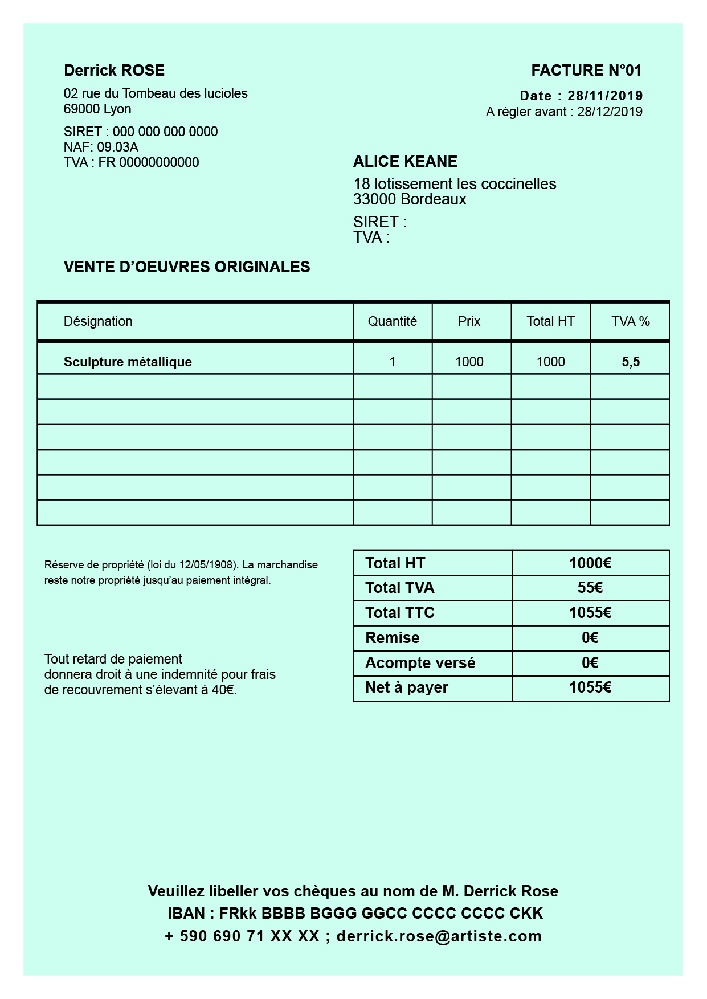
#> input picture images/FACTURE-ARTFORDPLUS_N1-1.jpg, 707 x 999 px, shrunk from 1241 x 1754 before the run
$ python -i ocr_fallback.py   (imports and definitions only)
#> lines starting #> are read from the running program, lines starting #| are printed output that depends on the picture; after the words box and inside, x2 and y2 are one past the last pixel; in counts of white or black regions, pixels touching at a corner belong together

def simple_ocr_fallback(image_path):
    """
    Fallback OCR simple quand Tesseract ne fonctionne pas
    """
#> called with image_path = '../images/FACTURE-ARTFORDPLUS_N1-1.jpg'
    try:
        import cv2
        import numpy as np
        from PIL import Image, ImageDraw, ImageFont

        # Charger l'image
        image = cv2.imread(image_path)
#> image is the input picture: shape (999, 707, 3); mean B, G, R 229.3, 241.4, 199.5
        if image is None:
            return ["Image non lisible"], [0.0]

        # Conversion en niveaux de gris
        gray = cv2.cvtColor(image, cv2.COLOR_BGR2GRAY)
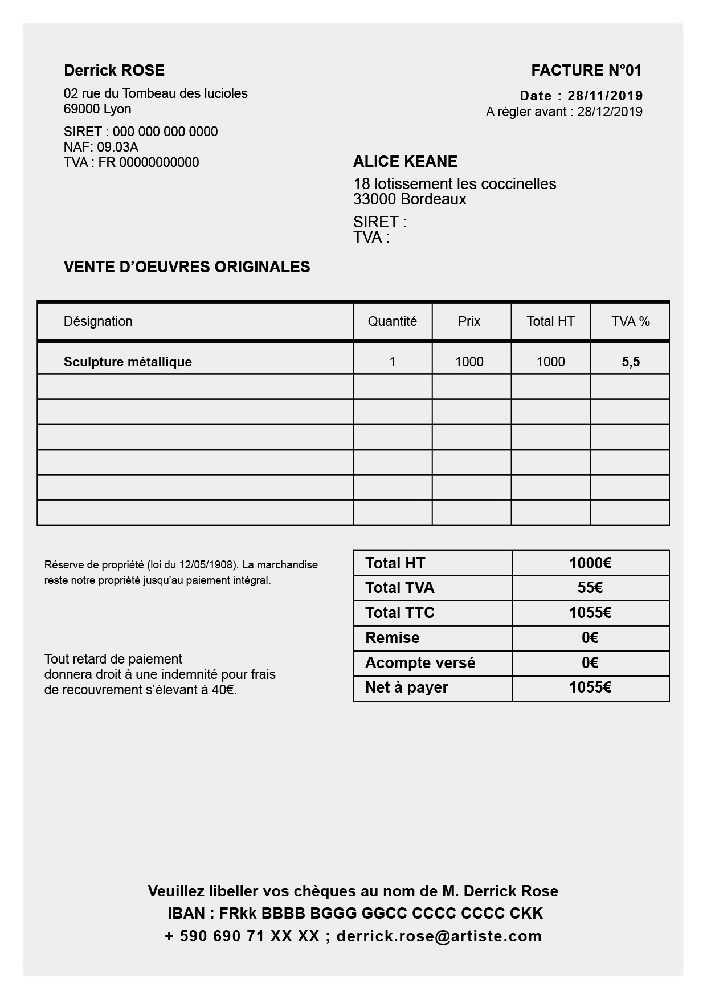
#> gray: shape (999, 707); min 0, max 255, mean 227.5

        # Amélioration du contraste
        clahe = cv2.createCLAHE(clipLimit=2.0, tileGridSize=(8, 8))
        enhanced = clahe.apply(gray)

        # Binarisation
        _, binary = cv2.threshold(enhanced, 0, 255, cv2.THRESH_BINARY + cv2.THRESH_OTSU)
#> binary: shape (999, 707); 94.6% white; black in thin lines or dots, all inside (x1, y1, x2, y2) = (36, 64, 670, 945)

        # Détection de contours pour identifier les zones de texte
        contours, _ = cv2.findContours(binary, cv2.RETR_EXTERNAL, cv2.CHAIN_APPROX_SIMPLE)
#> contours = [[[0, 0], [0, 998], [706, 998], [706, 0]]]

        text_lines = []
        confidences = []

        for contour in contours:
            x, y, w, h = cv2.boundingRect(contour)
            area = w * h

            # Filtrer les zones trop petites ou trop grandes
            if 100 < area < 10000 and w > 20 and h > 10:
                # Extraire la zone
                roi = gray[y:y+h, x:x+w]

                # Estimation basée sur la densité de pixels
                _, roi_binary = cv2.threshold(roi, 0, 255, cv2.THRESH_BINARY + cv2.THRESH_OTSU)
                text_pixels = cv2.countNonZero(roi_binary)
                total_pixels = roi.size
                density = text_pixels / total_pixels

                if 0.1 < density < 0.9:  # Zone avec du texte probable
                    # Estimation du texte basée sur la position et la taille
                    if y < 100:  # Zone en haut
                        text_lines.append("En-tête de document")
                    elif "facture" in image_path.lower():
                        text_lines.append("Informations de facture")
                    else:
                        text_lines.append("Zone de texte détectée")

                    # Confiance basée sur la qualité de la zone
                    confidence = min(85.0, 50.0 + density * 50.0)
                    confidences.append(confidence)
#> this loop made 1 pass
#> (contour, x, y, w, h, area) on pass 1: ([[0, 0], [0, 998], [706, 998], [706, 0]], 0, 0, 707, 999, 706293)
#> after the loop, confidences = []; text_lines = []

        if not text_lines:
            text_lines = ["Document détecté - Texte non lisible"]
            confidences = [30.0]

        return text_lines, confidences

    except Exception as e:
        return [f"Erreur OCR: {str(e)}"], [0.0]

>>> result = simple_ocr_fallback('../images/FACTURE-ARTFORDPLUS_N1-1.jpg')
